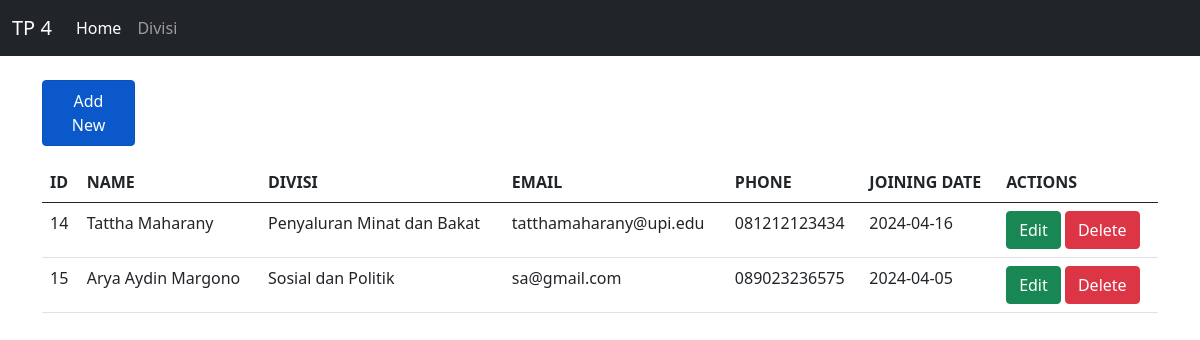
The app's page /source_code/index.php with its own data.
### tables this page shows
CREATE TABLE `members` (
  `id` int(11) NOT NULL,
  `name` varchar(255) NOT NULL,
  `email` varchar(255) NOT NULL,
  `phone` varchar(15) NOT NULL,
  `join_date` date NOT NULL,
  `id_divisi` int(11) DEFAULT NULL
);

CREATE TABLE `divisi` (
  `id_divisi` int(11) NOT NULL,
  `nama_divisi` varchar(255) NOT NULL
);

### source_code/controllers/Members.controller.php (called while the page is built, shortened)
<?php
include_once("models/Members.class.php");
include_once("views/Members.view.php");
class MembersController {
    private $members;
    function __construct(){
        $this->members = new Members(Conf::$db_host, Conf::$db_user, Conf::$db_pass, Conf::$db_name);
    }
    public function index() {
      $this->members->open();
      $this->members->getMembers();
      $data = array(
          'members' => array()
      );
      while($row = $this->members->getResult()){
          array_push($data['members'], $row);
      }
      $view = new MembersView();
      $view->render($data);
    }
}

### source_code/views/Members.view.php (the view, shortened to what this page needs)
<?php
  class MembersView {
    public function render($data){
    $link = '<a type="button" class="btn btn-primary nav-link active" href="createMembers.php">Add New</a>';
    $tableHeader = '
      <th>ID</th>
      <th>NAME</th>
      <th>DIVISI</th>
      <th>EMAIL</th>
      <th>PHONE</th>
      <th>JOINING DATE</th>
      <th>ACTIONS</th>
    ';
    $dataMembers = null;
      foreach($data['members'] as $val){
        list($id, $name, $email, $phone, $join_date, $nama_divisi) = $val;
        $nama_divisi = ($nama_divisi != null) ? $nama_divisi : 'Tidak Ada';
        $dataMembers .= "<tr>
                <td>" . $id . "</td>
                <td>" . $name . "</td>
                <td>" . $nama_divisi . "</td>
                <td>" . $email . "</td>
                <td>" . $phone . "</td>
                <td>" . $join_date . "</td>
                <td>
                    <a class='btn btn-success' href='editMembers.php?id=" . $id ."'>Edit</a>
                    <a class='btn btn-danger' href='index.php?id_hapus=" . $id ."'>Delete</a>
                </td>";
        $dataMembers .= "</tr>";
      }
    }
  }
?>

### source_code/index.php
<?php
include_once("models/Template.class.php");
include_once("models/DB.class.php");
include_once("controllers/Members.controller.php");
$members = new MembersController();
if (isset($_POST['add'])) {
    $members->add($_POST);
} else if (!empty($_GET['id_hapus'])) {
    $id = $_GET['id_hapus'];
    $members->delete($id);
} else if (!empty($_GET['id_edit'])) {
    $id = $_GET['id_edit'];
    $members->edit($id);
} else{
    $members->index();
}

### source_code/models/Template.class.php (shortened to what this page needs)
<?php
class Template
{
    var $content = '';
    function __construct($filename='')
    {
        $this->content = implode('', @file($filename));
    }
    function clear()
    {
        $this->content = preg_replace("/DATA_[A-Z|_|0-9]+/", "", $this->content);
    }
    function write()
    {
        print $this->content;
    }
    function replace($old = '', $new = '')
    {
        if (is_int($new)) {
            $value = sprintf("%d", $new);
        }
        elseif (is_float($new)) {
            $value = sprintf("%f", $new);
        }
        elseif (is_array($new)) {
            $value = '';
            foreach ($new as $item) {
                $value .= $item. ' ';
            }
        }
        else {
            $value = $new;
        }
        $this->content = preg_replace("/$old/", $value, $this->content);
    }
}
?>

### records on screen
members: id "14", name "Tattha Maharany", id_divisi.nama_divisi "Penyaluran Minat dan Bakat", email "tatthamaharany@upi.edu", phone "081212123434", join_date "2024-04-16"
members: id "15", name "Arya Aydin Margono", id_divisi.nama_divisi "Sosial dan Politik", email "sa@gmail.com", phone "089023236575", join_date "2024-04-05"

### other values on screen
$this->content "TP 4 Home Divisi"
